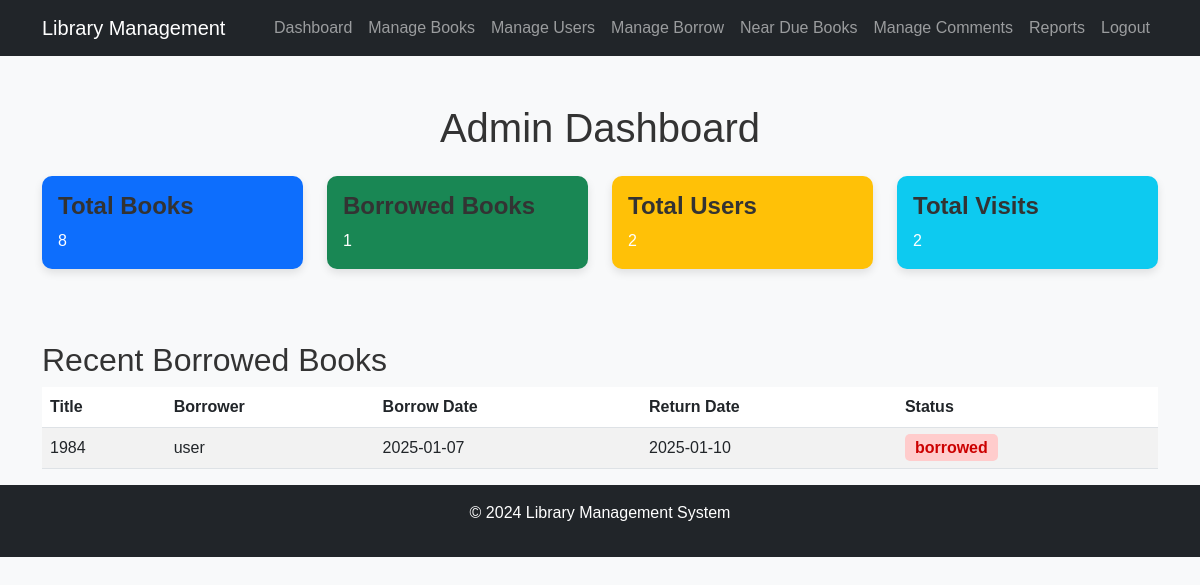
/admin/dashboard.php (signed in), run on an earlier commit of the app's database.
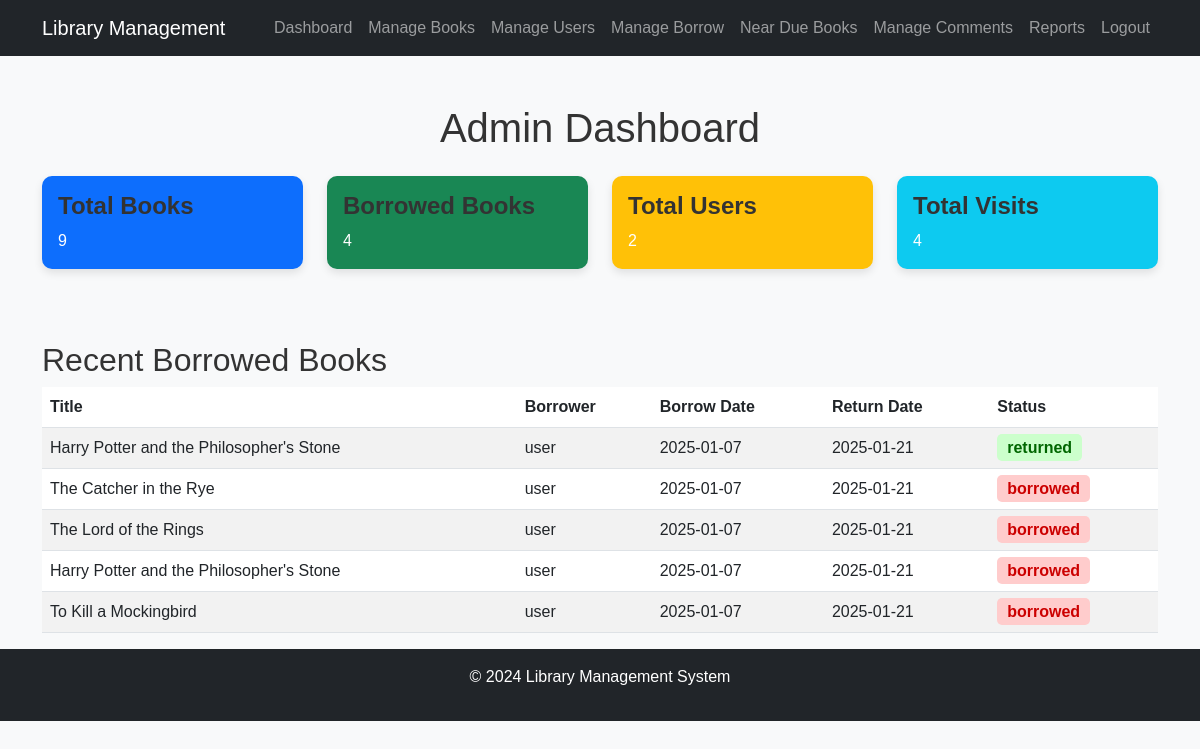
And on a later commit of the database.
### tables this page shows
CREATE TABLE `borrows` (
  `id` int(11) NOT NULL,
  `user_id` int(11) DEFAULT NULL,
  `book_id` int(11) DEFAULT NULL,
  `borrow_date` date DEFAULT NULL,
  `return_date` date DEFAULT NULL,
  `status` enum('borrowed','returned','overdue') DEFAULT NULL,
  `borrow_duration` int(11) DEFAULT NULL
);

CREATE TABLE `books` (
  `id` int(11) NOT NULL,
  `title` varchar(255) NOT NULL,
  `author` varchar(255) NOT NULL,
  `genre` varchar(100) DEFAULT NULL,
  `description` mediumtext DEFAULT NULL,
  `isbn` varchar(20) DEFAULT NULL,
  `status` enum('available','borrowed','reserved','lost') DEFAULT 'available',
  `cover_image` varchar(255) DEFAULT NULL,
  `published_year` year(4) DEFAULT NULL,
  `quantity` int(11) DEFAULT 0,
  `borrow_duration` int(11) DEFAULT 14
);

CREATE TABLE `users` (
  `id` int(11) NOT NULL,
  `username` varchar(50) NOT NULL,
  `password` varchar(255) NOT NULL,
  `email` varchar(100) NOT NULL,
  `role` enum('admin','user') DEFAULT 'user',
  `created_at` timestamp NOT NULL DEFAULT current_timestamp(),
  `status` enum('active','locked') DEFAULT 'active'
);

### includes/auth.php (called while the page is built, shortened)
<?php
if (!function_exists('isLoggedIn')) {
    function isLoggedIn()
    {
        return isset($_SESSION['user_id']);
    }
}
if (!function_exists('isAdmin')) {
    function isAdmin()
    {
        return isset($_SESSION['role']) && $_SESSION['role'] === 'admin';
    }
}

### admin/dashboard.php (the view, shortened to what this page needs)
<?php
include_once '../includes/auth.php';
include_once '../includes/db.php';
$sql = "SELECT COUNT(*) as total_visits FROM visits";
$result = $conn->query($sql);
$total_visits = $result->fetch_assoc()['total_visits'];
$sql = "SELECT COUNT(*) as total_books FROM books";
$result = $conn->query($sql);
$total_books = $result->fetch_assoc()['total_books'];
$sql = "SELECT COUNT(*) as total_borrowed FROM borrows WHERE status = 'borrowed'";
$result = $conn->query($sql);
$total_borrowed = $result->fetch_assoc()['total_borrowed'];
$sql = "SELECT COUNT(*) as total_users FROM users";
$result = $conn->query($sql);
$total_users = $result->fetch_assoc()['total_users'];
?>
<!DOCTYPE html>
<html lang="en">
<head>
    <link href="https://cdn.jsdelivr.net/npm/bootstrap@5.3.0/dist/css/bootstrap.min.css" rel="stylesheet">
    <link rel="stylesheet" href="../assets/css/style.css">
</head>
<body>
    <?php include_once '../includes/header.php'; ?>
    <div class="container mt-5">
        <h1 class="text-center mb-4">Admin Dashboard</h1>
        <div class="row">
            <div class="col-md-3 mb-4">
                <div class="card bg-primary text-white">
                    <div class="card-body">
                        <h5 class="card-title">Total Books</h5>
                        <p class="card-text"><?php echo $total_books; ?></p>
                    </div>
                </div>
            </div>
            <div class="col-md-3 mb-4">
                <div class="card bg-success text-white">
                    <div class="card-body">
                        <h5 class="card-title">Borrowed Books</h5>
                        <p class="card-text"><?php echo $total_borrowed; ?></p>
                    </div>
                </div>
            </div>
            <div class="col-md-3 mb-4">
                <div class="card bg-warning text-white">
                    <div class="card-body">
                        <h5 class="card-title">Total Users</h5>
                        <p class="card-text"><?php echo $total_users; ?></p>
                    </div>
                </div>
            </div>
            <div class="col-md-3 mb-4">
                <div class="card bg-info text-white">
                    <div class="card-body">
                        <h5 class="card-title">Total Visits</h5>
                        <p class="card-text"><?php echo $total_visits; ?></p>
                    </div>
                </div>
            </div>
        </div>
        <div class="mt-5">
            <h2>Recent Borrowed Books</h2>
            <table class="table table-striped">
                <thead>
                    <tr>
                        <th>Title</th>
                        <th>Borrower</th>
                        <th>Borrow Date</th>
                        <th>Return Date</th>
                        <th>Status</th>
                    </tr>
                </thead>
                <tbody>
                    <?php
                    $sql = "SELECT books.title, users.username, borrows.borrow_date, borrows.return_date, borrows.status
                        FROM borrows
                        JOIN books ON borrows.book_id = books.id
                        JOIN users ON borrows.user_id = users.id
                        ORDER BY borrows.borrow_date DESC
                        LIMIT 5";
                    $result = $conn->query($sql);
                    while ($row = $result->fetch_assoc()):
                    ?>
                        <tr>
                            <td><?php echo $row['title']; ?></td>
                            <td><?php echo $row['username']; ?></td>
                            <td><?php echo $row['borrow_date']; ?></td>
                            <td><?php echo $row['return_date']; ?></td>
                            <td>
                                <span class="status-<?php echo strtolower($row['status']); ?>">
                                    <?php echo $row['status']; ?>
                                </span>
                            </td>
                        </tr>
                    <?php endwhile; ?>
                </tbody>
            </table>
        </div>
    </div>
    <?php include_once '../includes/footer.php'; ?>
</body>
</html>

### includes/header.php (shortened to what this page needs)
<?php
include_once 'auth.php';
?>
<!DOCTYPE html>
<html lang="en">
<head>
    <link href="https://cdn.jsdelivr.net/npm/bootstrap@5.3.0/dist/css/bootstrap.min.css" rel="stylesheet">
    <link rel="stylesheet" href="/assets/css/style.css">
</head>
<body>
    <nav class="navbar navbar-expand-lg navbar-dark bg-dark">
        <div class="container">
            <a class="navbar-brand" href="/">Library Management</a>
            <div class="collapse navbar-collapse" id="navbarNav">
                <ul class="navbar-nav ms-auto">
                    <?php if (isLoggedIn()): ?>
                        <?php if (isAdmin()): ?>
                            <li class="nav-item"><a class="nav-link" href="/admin/dashboard.php">Dashboard</a></li>
                            <li class="nav-item"><a class="nav-link" href="/admin/manage_books.php">Manage Books</a></li>
                            <li class="nav-item"><a class="nav-link" href="/admin/manage_users.php">Manage Users</a></li>
                            <li class="nav-item"><a class="nav-link" href="/admin/manage_borrow.php">Manage Borrow</a></li>
                            <li class="nav-item">
                                <a class="nav-link" href="/admin/near_due_books.php">Near Due Books</a>
                            </li>
                            <li class="nav-item"><a class="nav-link" href="/admin/manage_comments.php">Manage Comments</a></li>
                            <li class="nav-item"><a class="nav-link" href="/admin/reports.php">Reports</a></li>
                        <?php endif; ?>
                        <li class="nav-item"><a class="nav-link" href="/user/logout.php">Logout</a></li>
                    <?php else: ?>
                        <li class="nav-item"><a class="nav-link" href="/login.php">Login</a></li>
                    <?php endif; ?>
                </ul>
            </div>
        </div>
    </nav>

### includes/footer.php (shortened to what this page needs)
    <footer class="bg-dark text-white text-center py-3">
        <div class="container">
            <p>&copy; 2024 Library Management System</p>
        </div>
    </footer>
</body>
</html>

### assets/css/style.css (style rules this page uses)
body { font-family: Arial, sans-serif; margin: 0; padding: 0; background-color: #f4f4f4; }
h1, h2, h3 { color: #333; }
a { text-decoration: none; color: #007bff; }
nav { background-color: #333; color: white; padding: 10px; }
nav ul { list-style-type: none; margin: 0; padding: 0; display: flex; justify-content: space-around; }
nav ul li { display: inline; }
nav ul li a { color: white; text-decoration: none; }
footer { background-color: #333; color: white; text-align: center; padding: 10px; position: relative; bottom: 0; width: 100%; }
body { font-family: "Arial", sans-serif; background-color: #f8f9fa; }
.card { transition: transform 0.2s; }
.card { border: none; border-radius: 10px; box-shadow: 0 4px 8px rgba(0, 0, 0, 0.1); }
.card-title { font-size: 1.5rem; font-weight: bold; color: #333; }
.status-borrowed { background-color: #ffcccc; color: #cc0000; padding: 5px 10px; border-radius: 5px; font-weight: bold; }
.status-returned { background-color: #ccffcc; color: #006600; padding: 5px 10px; border-radius: 5px; font-weight: bold; }

What changed in the data, as far as the page shows it:
changed borrows: book.title "1984" → "Harry Potter and the Philosopher's Stone"; return_date "2025-01-10" → "2025-01-21"; status "borrowed" → "returned"
added borrows: book.title "The Catcher in the Rye", user.username "user", borrow_date "2025-01-07", return_date "2025-01-21", status "borrowed"
added borrows: book.title "The Lord of the Rings", user.username "user", borrow_date "2025-01-07", return_date "2025-01-21", status "borrowed"
added borrows: book.title "Harry Potter and the Philosopher's Stone", user.username "user", borrow_date "2025-01-07", return_date "2025-01-21", status "borrowed"
added borrows: book.title "To Kill a Mockingbird", user.username "user", borrow_date "2025-01-07", return_date "2025-01-21", status "borrowed"
Also different on the page:
$total_books: "8" → "9"
$total_borrowed: "1" → "4"
$total_visits: "2" → "4"
